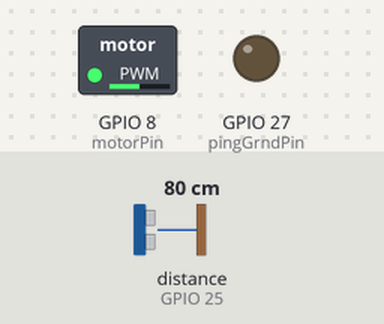
A sketch run on a simulated ESP32. Shown: switched loads named in the sketch (green lamp = pin HIGH), output pins drawn as LEDs (lit = HIGH). Wiring (inferred from the names in the program): ultrasonic range finder: trigger GPIO 23; echo GPIO 25. The test bench sets the inputs (shaded band); at power-on: distance to the obstacle (sensor on GPIO 25) 80 cm. The echo pulse lasts 58.3 µs per cm; pins used as bus, display or sensor lines are not drawn; what the sketch prints to the serial monitor is not drawn.

Above: at 1.2 s.
1.3 s: distance to the obstacle (sensor on GPIO 25) set to 49 cm
2.8 s: distance to the obstacle (sensor on GPIO 25) set to 41 cm
At 3.4 s:
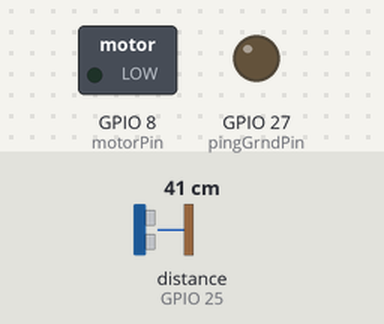
4.3 s: distance to the obstacle (sensor on GPIO 25) set to 60 cm
At 4.6 s:
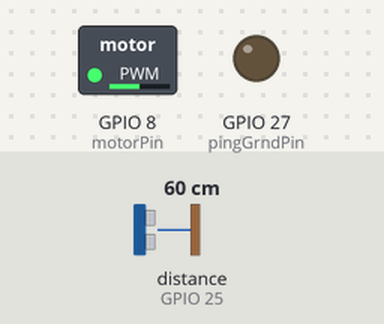
5.8 s: distance to the obstacle (sensor on GPIO 25) set to 2 cm
At 7.0 s:
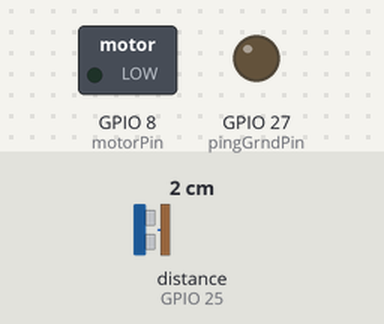
Timing chart, 0 to 8.3 s (numbered marks = the images above; inputs shaded):
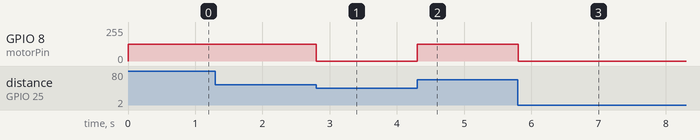

The sketch:

Car_Emergency_Stop.ino
```cpp
#define pingTrigPin 23 // ping sensor trigger pin (output from Arduino)
#define pingEchoPin 25 // ping sensor echo pin (input to Arduino)
#define pingGrndPin 27 // ping sensor ground pin (use digital pin as ground)

#define motorPin 8 // PWM for motor
#define maxSpeed 255

void setup() {
  Serial.begin(115200);

  // Set up ultrasonic
  pinMode(pingGrndPin,OUTPUT); digitalWrite(pingGrndPin,LOW);
  pinMode(pingTrigPin,OUTPUT);
  pinMode(pingEchoPin,INPUT);

  // Set up motors
  pinMode(motorPin,OUTPUT);
  analogWrite(motorPin,0);
}

void loop() {
  int dist = getPingDist();
  Serial.println(dist);
  if(dist < 45) {
    analogWrite(motorPin, 0); // Stops car when it is within 30cm of an obstacle
  }
  else {
    analogWrite(motorPin, 0.5 * maxSpeed);
  }
}

int getPingDist() {
  // Returns distance from ultrasonic in cm

  const long timeout_us = 3000; // 3000us = 51cm max range

  digitalWrite(pingTrigPin, LOW); // Off for 2us
  delayMicroseconds(2);
  digitalWrite(pingTrigPin, HIGH); // On for 5us
  delayMicroseconds(5);
  digitalWrite(pingTrigPin, LOW);

  unsigned long echo_time;
  echo_time = pulseIn(pingEchoPin, HIGH, timeout_us); // time for signal to come back
  if (echo_time == 0)
 {
    echo_time = timeout_us;
 }

  // distance = (10^-6) * (echo_time_us) * (speed of sound m/s) * (100 cm/m) / 2
  int pingDist = constrain(0.017*echo_time,5.0,50.0); // convert time to distance

  return pingDist;
}
```

Measured:
- the behaviour switches between 44 and 43 cm on distance to the obstacle (sensor on GPIO 25) (found by bisection; images 0 and 1)
- after the input at 2.8 s, GPIO 8 (motorPin): 127/255 → 0/255 at once
- after the input at 4.3 s, GPIO 8 (motorPin): 0/255 → 127/255 at once
- after the input at 5.8 s, GPIO 8 (motorPin): 127/255 → 0/255 at once
